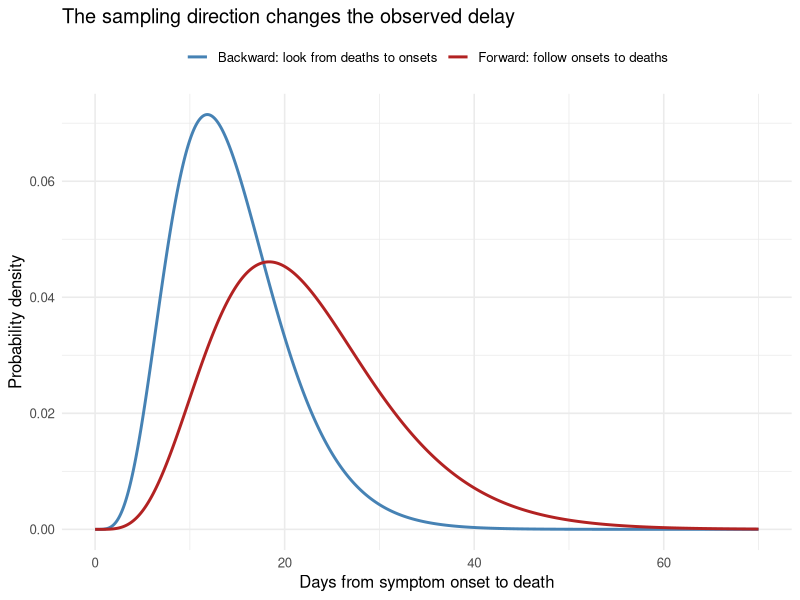
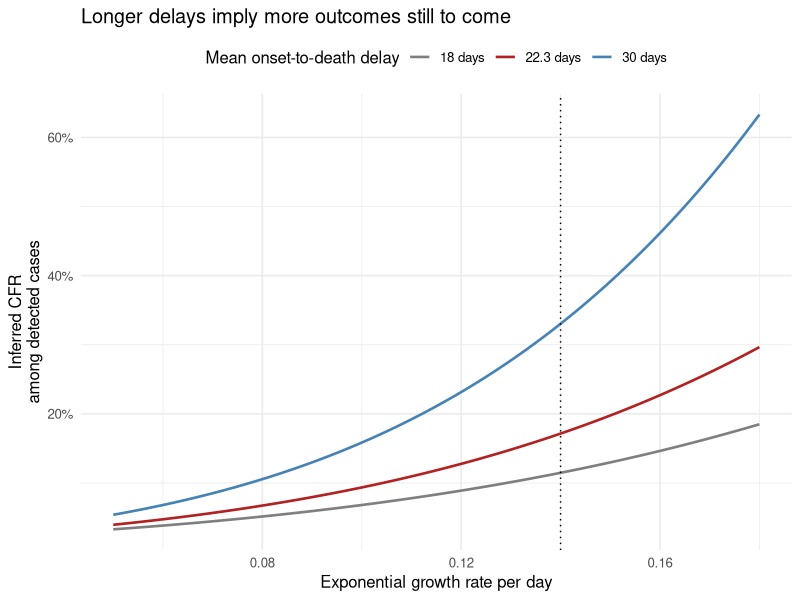
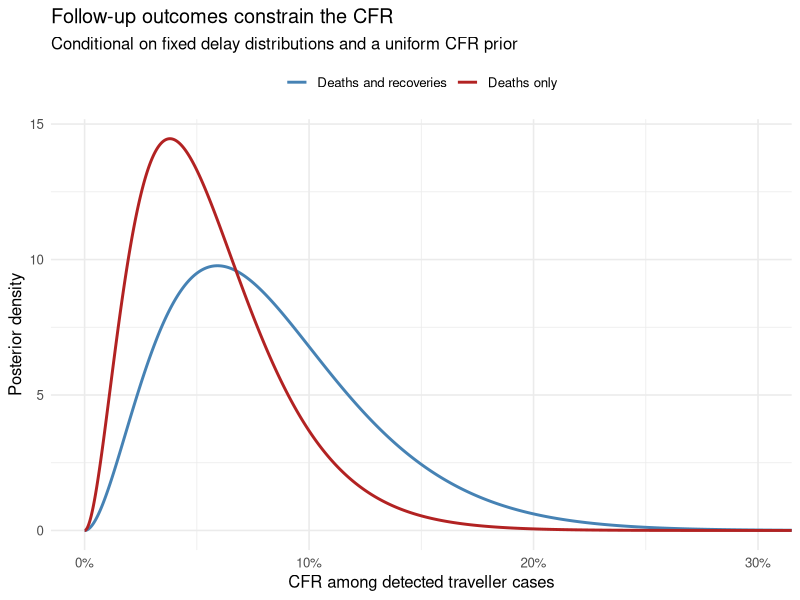
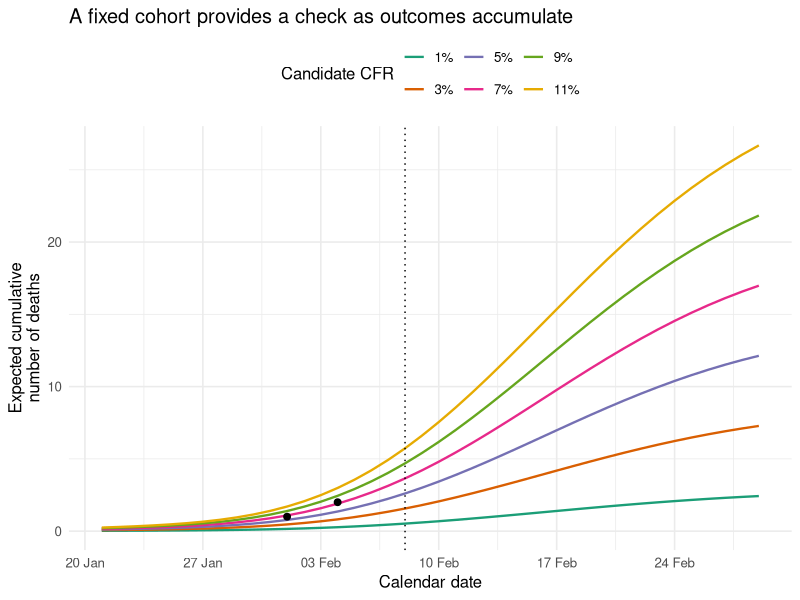

The R script that drew these images, in order:
## ---- chunk 1
#| label: setup
#| include: false
library(ggplot2)
options(width = 85)
theme_set(theme_minimal(base_size = 12))
fmt_pct <- function(x, digits = 1) paste0(formatC(100 * x, format = "f", digits = digits), "%")
fmt_count <- function(x) format(round(x), big.mark = ",", scientific = FALSE, trim = TRUE)
axis_pct <- function(x) fmt_pct(x, digits = 0)
## ---- chunk 2
#| label: delay-parameters
growth_rate <- 0.14  # per day; Report 4's aggregate-analysis assumption
death_mean  <- 22.3
death_cv    <- 0.42
recovery_mean <- 22.2
recovery_cv   <- 0.45

death_shape <- 1 / death_cv^2
death_rate  <- 1 / (death_mean * death_cv^2)
recovery_shape <- 1 / recovery_cv^2
recovery_rate  <- 1 / (recovery_mean * recovery_cv^2)
backward_mean <- death_shape / (death_rate + growth_rate)

round(c(forward_mean_days = death_mean,
        backward_mean_days = backward_mean), 2)
## ---- chunk 3
#| label: fig-forward-backward-delay
#| fig-width: 8
#| fig-height: 4.5
#| fig-cap: "Forward onset-to-death density and its exponentially tilted backward density, using fixed Report 4 parameter modes and growth rate 0.14/day. This illustrates the sampling effect; it is not a posterior fit to the original 26 deaths."
#| fig-alt: "Two gamma densities against days since symptom onset. The backward density peaks earlier than the forward density because short delays receive more weight during epidemic growth."
delay_days <- seq(0, 70, by = 0.1)
delay_plot <- rbind(
  data.frame(days = delay_days,
             density = dgamma(delay_days, death_shape, rate = death_rate),
             distribution = "Forward: follow onsets to deaths"),
  data.frame(days = delay_days,
             density = dgamma(delay_days, death_shape,
                              rate = death_rate + growth_rate),
             distribution = "Backward: look from deaths to onsets")
)
ggplot(delay_plot, aes(days, density, colour = distribution)) +
  geom_line(linewidth = 1) +
  scale_colour_manual(values = c("steelblue", "firebrick"), name = NULL) +
  labs(x = "Days from symptom onset to death", y = "Probability density",
       title = "The sampling direction changes the observed delay") +
  theme(legend.position = "top")
## ---- chunk 4
#| label: aggregate-reconstruction
reported_deaths <- 45
reported_cases  <- 3156
observed_ratio <- reported_deaths / reported_cases

delay_factor <- function(r, mean_delay, cv) {
  (1 + r * mean_delay * cv^2)^(-1 / cv^2)
}
z <- delay_factor(growth_rate, death_mean, death_cv)
cfr_plugin <- observed_ratio / z

# Independent numerical integration checks the closed-form delay correction.
z_integrated <- integrate(function(u) {
  exp(-growth_rate * u) * dgamma(u, death_shape, rate = death_rate)
}, lower = 0, upper = Inf)$value
stopifnot(abs(z - z_integrated) < 1e-8, cfr_plugin > 0, cfr_plugin < 1)

knitr::kable(data.frame(
  Quantity = c("Aligned daily death/case ratio", "Delay factor z", "Fixed-input CFR"),
  Value = c(fmt_pct(observed_ratio, 2), sprintf("%.4f", z), fmt_pct(cfr_plugin, 2))
), align = c("l", "r"))
## ---- chunk 5
#| label: fig-cfr-sensitivity
#| fig-width: 8
#| fig-height: 4.5
#| fig-cap: "Fixed-input Hubei CFR calculated from 45/3,156, for three assumed mean delays and varying epidemic growth. The coefficient of variation is held at 0.42. These are sensitivity scenarios, not posterior intervals."
#| fig-alt: "Three increasing curves show higher inferred case fatality ratios at higher growth rates and longer mean onset-to-death delays. A dotted line marks growth rate 0.14 per day."
sensitivity <- expand.grid(r = seq(0.05, 0.18, by = 0.001),
                           mean_days = c(18, 22.3, 30))
sensitivity$cfr <- with(sensitivity,
  observed_ratio / delay_factor(r, mean_days, death_cv))
sensitivity$mean_label <- factor(paste(sensitivity$mean_days, "days"),
                                levels = c("18 days", "22.3 days", "30 days"))
ggplot(sensitivity, aes(r, cfr, colour = mean_label)) +
  geom_line(linewidth = 0.9) +
  geom_vline(xintercept = growth_rate, linetype = "dotted") +
  scale_y_continuous(labels = axis_pct) +
  scale_colour_manual(values = c("grey50", "firebrick", "steelblue"),
                      name = "Mean onset-to-death delay") +
  labs(x = "Exponential growth rate per day",
       y = "Inferred CFR\namong detected cases",
       title = "Longer delays imply more outcomes still to come") +
  theme(legend.position = "top")
## ---- chunk 6
#| label: traveller-data
travellers <- read.delim("traveller-followup.tsv", na.strings = "NA",
                        stringsAsFactors = FALSE)
stopifnot(nrow(travellers) == 290,
          sum(travellers$onset_imputed) == 141,
          sum(travellers$outcome == "death") == 2,
          sum(travellers$outcome == "recovery") == 36,
          sum(travellers$outcome == "unresolved") == 252,
          all(travellers$followup_days >= 0))

knitr::kable(as.data.frame(table(travellers$outcome)),
             col.names = c("Outcome recorded by 8 February", "Cases"),
             align = c("l", "r"))
## ---- chunk 7
#| label: traveller-likelihood
travellers$surv_death <- pgamma(travellers$followup_days + 1,
                              death_shape, rate = death_rate, lower.tail = FALSE)
travellers$surv_recovery <- pgamma(travellers$followup_days + 1,
                                 recovery_shape, rate = recovery_rate,
                                 lower.tail = FALSE)

loglik_c <- function(c, cases, include_recovery = TRUE) {
  dead <- cases$outcome == "death"
  if (include_recovery) {
    recovered <- cases$outcome == "recovery"
    unresolved <- cases$outcome == "unresolved"
    sum(dead) * log(c) + sum(recovered) * log1p(-c) +
      sum(log(c * cases$surv_death[unresolved] +
                (1 - c) * cases$surv_recovery[unresolved]))
  } else {
    # Coarsen recoveries and unresolved cases to "not dead by the cutoff".
    sum(dead) * log(c) +
      sum(log1p(-c * (1 - cases$surv_death[!dead])))
  }
}

c_grid <- (seq_len(20000) - 0.5) / 20000
ll_both <- vapply(c_grid, loglik_c, numeric(1), cases = travellers)
ll_death <- vapply(c_grid, loglik_c, numeric(1), cases = travellers,
                  include_recovery = FALSE)

grid_posterior <- function(log_likelihood) {
  weight <- exp(log_likelihood - max(log_likelihood))
  weight / sum(weight)  # uniform prior on c between 0 and 1
}
posterior_both <- grid_posterior(ll_both)
posterior_death <- grid_posterior(ll_death)

summarise_grid <- function(weight) {
  q <- function(p) c_grid[which(cumsum(weight) >= p)[1]]
  c(mode = c_grid[which.max(weight)], lower = q(0.025), upper = q(0.975))
}
traveller_results <- rbind(
  "Deaths and recoveries" = summarise_grid(posterior_both),
  "Deaths only" = summarise_grid(posterior_death)
)
knitr::kable(apply(traveller_results, 2, fmt_pct),
             col.names = c("Conditional mode", "Lower 95% bound", "Upper 95% bound"))
## ---- chunk 8
#| label: fig-traveller-posterior
#| fig-width: 8
#| fig-height: 4.5
#| fig-cap: "Conditional traveller CFR posterior densities under fixed gamma delay parameters, an inclusive 8 February cutoff and a uniform CFR prior. The original 290-case dataset supplies the outcomes. These curves are new calculations, not Report 4's marginal posteriors."
#| fig-alt: "Two posterior density curves for the traveller case fatality ratio, comparing a model that uses recovery outcomes with one that retains death outcomes only. Both show uncertainty despite using 290 case records."
posterior_plot <- rbind(
  data.frame(cfr = c_grid, density = posterior_both * length(c_grid),
             method = "Deaths and recoveries"),
  data.frame(cfr = c_grid, density = posterior_death * length(c_grid),
             method = "Deaths only")
)
ggplot(posterior_plot, aes(cfr, density, colour = method)) +
  geom_line(linewidth = 1) +
  scale_x_continuous(labels = axis_pct) +
  scale_colour_manual(values = c("steelblue", "firebrick"), name = NULL) +
  coord_cartesian(xlim = c(0, 0.3)) +
  labs(x = "CFR among detected traveller cases", y = "Posterior density",
       title = "Follow-up outcomes constrain the CFR",
       subtitle = "Conditional on fixed delay distributions and a uniform CFR prior") +
  theme(legend.position = "top")
## ---- chunk 9
#| label: fig-cohort-projection
#| fig-width: 8
#| fig-height: 4.5
#| fig-cap: "Expected cumulative deaths in the 290-case traveller cohort under candidate CFRs, using observed or imputed onsets and the fixed gamma death-delay distribution. Points show the two deaths recorded by 8 February. This reconstructs the projection rule rather than the exact published Figure 2."
#| fig-alt: "Expected cumulative-death curves rise over calendar time, with higher candidate case fatality ratios producing higher curves. Two observed-death points are shown before the cohort cutoff."
cutoff <- as.Date("2020-02-08")
onset_dates <- cutoff - travellers$followup_days
projection_dates <- seq(as.Date("2020-01-21"), as.Date("2020-02-29"), by = "day")
cohort_cfr <- c(0.01, 0.03, 0.05, 0.07, 0.09, 0.11)
expected_fatal_fraction <- vapply(seq_along(projection_dates), function(j) {
  ages <- as.numeric(projection_dates[j] - onset_dates) + 1
  sum(pgamma(pmax(ages, 0), death_shape, rate = death_rate))
}, numeric(1))
projection <- do.call(rbind, lapply(cohort_cfr, function(c) {
  data.frame(date = projection_dates,
             expected_deaths = c * expected_fatal_fraction,
             cfr = factor(fmt_pct(c, 0), levels = fmt_pct(cohort_cfr, 0)))
}))
death_rows <- travellers$outcome == "death"
observed_death_dates <- sort(onset_dates[death_rows] + travellers$outcome_days[death_rows])
observed_points <- data.frame(date = observed_death_dates,
                              cumulative_deaths = seq_along(observed_death_dates))
ggplot(projection, aes(date, expected_deaths, colour = cfr)) +
  geom_line(linewidth = 0.8) +
  geom_point(data = observed_points, aes(date, cumulative_deaths),
             inherit.aes = FALSE, colour = "black", size = 2) +
  geom_vline(xintercept = cutoff, linetype = "dotted") +
  scale_x_date(date_breaks = "1 week", date_labels = "%d %b") +
  scale_colour_brewer(palette = "Dark2", name = "Candidate CFR") +
  labs(x = "Calendar date", y = "Expected cumulative\nnumber of deaths",
       title = "A fixed cohort provides a check as outcomes accumulate") +
  theme(legend.position = "top")
## ---- chunk 10
#| label: repatriation-data
flights <- data.frame(
  flight = c("Japan 1", "Japan 2", "Japan 3", "Germany"),
  passengers = c(206, 210, 200, 124),
  positive = c(4, 2, 2, 2)
)
screened <- sum(flights$passengers)
positive <- sum(flights$positive)
prevalence_fit <- binom.test(positive, screened)
prevalence <- positive / screened
prevalence_ci <- unname(prevalence_fit$conf.int)
knitr::kable(data.frame(
  Quantity = c("Passengers", "Positive tests", "Detected prevalence", "Exact 95% interval"),
  Value = c(screened, positive, fmt_pct(prevalence, 2),
            paste(fmt_pct(prevalence_ci, 2), collapse = " to "))
), align = c("l", "r"))
## ---- chunk 11
#| label: infection-denominator
wuhan_population <- 11e6
presymptomatic_days <- 1
wuhan_reported_cases <- 1242
published_hubei_cfr <- 0.18

effective_window <- function(r, window_days) {
  if (abs(r) < 1e-10) window_days else -expm1(-r * window_days) / r
}
window_days <- c(14, 7)
window_effective <- vapply(window_days, function(w) {
  effective_window(growth_rate, w)
}, numeric(1))
stopifnot(effective_window(0, 14) == 14)

# C(t + l) is the incidence directly obtained before shifting back by l days.
incidence_shifted <- wuhan_population * prevalence / window_effective
incidence_same_day <- incidence_shifted * exp(-growth_rate * presymptomatic_days)
scaling_shifted <- incidence_shifted / wuhan_reported_cases
ifr_arithmetic <- published_hubei_cfr / scaling_shifted

infection_results <- data.frame(
  "Detectable days" = window_days,
  "Incidence C(t)" = fmt_count(incidence_same_day),
  "Incidence C(t + 1)" = fmt_count(incidence_shifted),
  "Report-style factor" = sprintf("%.1f", scaling_shifted),
  "18% divided by factor" = fmt_pct(ifr_arithmetic, 2),
  check.names = FALSE
)
knitr::kable(infection_results, align = c("r", "r", "r", "r", "r"))
